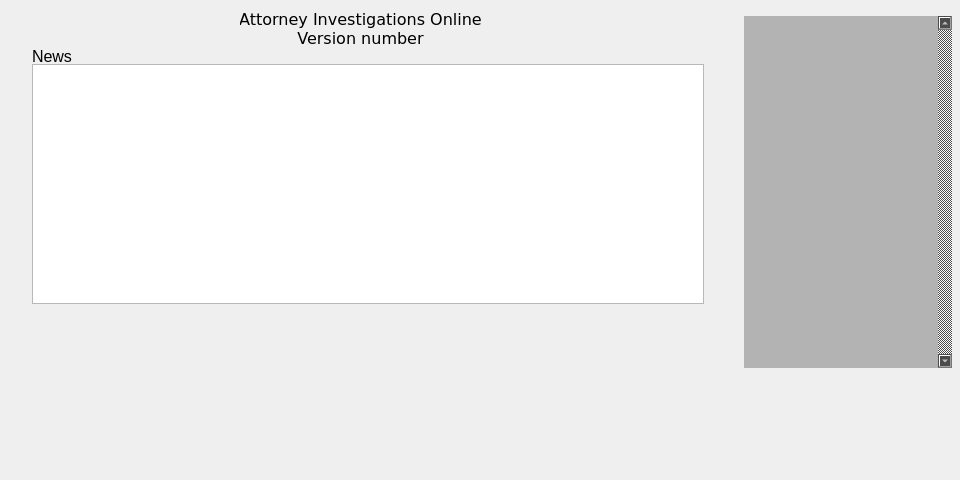
<?xml version="1.0" encoding="UTF-8"?>
<ui version="4.0">
 <class>lobbywidget</class>
 <widget class="QWidget" name="lobbywidget">
  <property name="geometry">
   <rect>
    <x>0</x>
    <y>0</y>
    <width>960</width>
    <height>480</height>
   </rect>
  </property>
  <property name="windowTitle">
   <string>Form</string>
  </property>
  <widget class="QLabel" name="versiontext">
   <property name="geometry">
    <rect>
     <x>240</x>
     <y>8</y>
     <width>241</width>
     <height>41</height>
    </rect>
   </property>
   <property name="font">
    <font>
     <family>DejaVu Sans</family>
     <pointsize>12</pointsize>
    </font>
   </property>
   <property name="text">
    <string>Attorney Investigations Online
Version number</string>
   </property>
   <property name="alignment">
    <set>Qt::AlignCenter</set>
   </property>
  </widget>
  <widget class="QLabel" name="lobbybg">
   <property name="geometry">
    <rect>
     <x>0</x>
     <y>0</y>
     <width>960</width>
     <height>480</height>
    </rect>
   </property>
   <property name="text">
    <string/>
   </property>
   <property name="pixmap">
    <pixmap>lobbybg.png</pixmap>
   </property>
   <property name="alignment">
    <set>Qt::AlignLeading|Qt::AlignLeft|Qt::AlignTop</set>
   </property>
  </widget>
  <widget class="QTreeWidget" name="serverlistwidget">
   <property name="geometry">
    <rect>
     <x>32</x>
     <y>64</y>
     <width>672</width>
     <height>240</height>
    </rect>
   </property>
   <property name="autoScrollMargin">
    <number>16</number>
   </property>
   <property name="selectionBehavior">
    <enum>QAbstractItemView::SelectRows</enum>
   </property>
   <property name="indentation">
    <number>0</number>
   </property>
   <property name="itemsExpandable">
    <bool>true</bool>
   </property>
   <property name="sortingEnabled">
    <bool>true</bool>
   </property>
   <property name="animated">
    <bool>true</bool>
   </property>
   <property name="allColumnsShowFocus">
    <bool>false</bool>
   </property>
   <property name="columnCount">
    <number>4</number>
   </property>
   <column>
    <property name="text">
     <string notr="true">1</string>
    </property>
   </column>
   <column>
    <property name="text">
     <string notr="true">2</string>
    </property>
   </column>
   <column>
    <property name="text">
     <string notr="true">3</string>
    </property>
   </column>
   <column>
    <property name="text">
     <string notr="true">4</string>
    </property>
   </column>
  </widget>
  <widget class="AIOButton" name="addtofav">
   <property name="geometry">
    <rect>
     <x>784</x>
     <y>372</y>
     <width>128</width>
     <height>32</height>
    </rect>
   </property>
   <property name="text">
    <string/>
   </property>
   <property name="pixmap">
    <pixmap>add_to_favorites.png</pixmap>
   </property>
   <property name="alignment">
    <set>Qt::AlignLeading|Qt::AlignLeft|Qt::AlignTop</set>
   </property>
  </widget>
  <widget class="AIOButton" name="connectbtn">
   <property name="geometry">
    <rect>
     <x>784</x>
     <y>420</y>
     <width>128</width>
     <height>32</height>
    </rect>
   </property>
   <property name="text">
    <string/>
   </property>
   <property name="pixmap">
    <pixmap>connect_button.png</pixmap>
   </property>
   <property name="alignment">
    <set>Qt::AlignLeading|Qt::AlignLeft|Qt::AlignTop</set>
   </property>
  </widget>
  <widget class="AIOButton" name="refreshbtn">
   <property name="geometry">
    <rect>
     <x>320</x>
     <y>320</y>
     <width>128</width>
     <height>32</height>
    </rect>
   </property>
   <property name="text">
    <string/>
   </property>
   <property name="pixmap">
    <pixmap>refresh.png</pixmap>
   </property>
   <property name="alignment">
    <set>Qt::AlignLeading|Qt::AlignLeft|Qt::AlignTop</set>
   </property>
  </widget>
  <widget class="AIOButton" name="allservers">
   <property name="geometry">
    <rect>
     <x>184</x>
     <y>384</y>
     <width>128</width>
     <height>32</height>
    </rect>
   </property>
   <property name="text">
    <string/>
   </property>
   <property name="pixmap">
    <pixmap>all_servers.png</pixmap>
   </property>
   <property name="alignment">
    <set>Qt::AlignLeading|Qt::AlignLeft|Qt::AlignTop</set>
   </property>
  </widget>
  <widget class="AIOButton" name="LANbtn">
   <property name="geometry">
    <rect>
     <x>320</x>
     <y>384</y>
     <width>128</width>
     <height>32</height>
    </rect>
   </property>
   <property name="text">
    <string/>
   </property>
   <property name="pixmap">
    <pixmap>lan.png</pixmap>
   </property>
   <property name="alignment">
    <set>Qt::AlignLeading|Qt::AlignLeft|Qt::AlignTop</set>
   </property>
  </widget>
  <widget class="AIOButton" name="favoritesbtn">
   <property name="geometry">
    <rect>
     <x>456</x>
     <y>384</y>
     <width>128</width>
     <height>32</height>
    </rect>
   </property>
   <property name="text">
    <string/>
   </property>
   <property name="pixmap">
    <pixmap>favorites.png</pixmap>
   </property>
   <property name="alignment">
    <set>Qt::AlignLeading|Qt::AlignLeft|Qt::AlignTop</set>
   </property>
  </widget>
  <widget class="AIOButton" name="newsbtn">
   <property name="geometry">
    <rect>
     <x>252</x>
     <y>416</y>
     <width>128</width>
     <height>32</height>
    </rect>
   </property>
   <property name="text">
    <string/>
   </property>
   <property name="pixmap">
    <pixmap>news_button.png</pixmap>
   </property>
   <property name="alignment">
    <set>Qt::AlignLeading|Qt::AlignLeft|Qt::AlignTop</set>
   </property>
  </widget>
  <widget class="AIOButton" name="joinipaddress">
   <property name="geometry">
    <rect>
     <x>388</x>
     <y>416</y>
     <width>128</width>
     <height>32</height>
    </rect>
   </property>
   <property name="text">
    <string/>
   </property>
   <property name="pixmap">
    <pixmap>joinip_button.png</pixmap>
   </property>
   <property name="alignment">
    <set>Qt::AlignLeading|Qt::AlignLeft|Qt::AlignTop</set>
   </property>
  </widget>
  <widget class="AIOButton" name="optionsbtn">
   <property name="geometry">
    <rect>
     <x>8</x>
     <y>440</y>
     <width>32</width>
     <height>32</height>
    </rect>
   </property>
   <property name="text">
    <string/>
   </property>
   <property name="pixmap">
    <pixmap>options_button.png</pixmap>
   </property>
   <property name="alignment">
    <set>Qt::AlignLeading|Qt::AlignLeft|Qt::AlignTop</set>
   </property>
  </widget>
  <widget class="AIOButton" name="aboutbtn">
   <property name="geometry">
    <rect>
     <x>48</x>
     <y>440</y>
     <width>128</width>
     <height>32</height>
    </rect>
   </property>
   <property name="text">
    <string/>
   </property>
   <property name="pixmap">
    <pixmap>about_button.png</pixmap>
   </property>
   <property name="alignment">
    <set>Qt::AlignLeading|Qt::AlignLeft|Qt::AlignTop</set>
   </property>
  </widget>
  <widget class="AIOButton" name="startserverbtn">
   <property name="geometry">
    <rect>
     <x>588</x>
     <y>440</y>
     <width>128</width>
     <height>32</height>
    </rect>
   </property>
   <property name="text">
    <string/>
   </property>
   <property name="pixmap">
    <pixmap>start_server.png</pixmap>
   </property>
   <property name="alignment">
    <set>Qt::AlignLeading|Qt::AlignLeft|Qt::AlignTop</set>
   </property>
  </widget>
  <widget class="QTextEdit" name="description">
   <property name="geometry">
    <rect>
     <x>744</x>
     <y>16</y>
     <width>208</width>
     <height>352</height>
    </rect>
   </property>
   <property name="styleSheet">
    <string notr="true">background-color: rgba(0, 0, 0,64);
color: white</string>
   </property>
   <property name="frameShape">
    <enum>QFrame::NoFrame</enum>
   </property>
   <property name="verticalScrollBarPolicy">
    <enum>Qt::ScrollBarAlwaysOn</enum>
   </property>
   <property name="horizontalScrollBarPolicy">
    <enum>Qt::ScrollBarAlwaysOff</enum>
   </property>
   <property name="readOnly">
    <bool>true</bool>
   </property>
  </widget>
  <widget class="QWidget" name="newswidget" native="true">
   <property name="geometry">
    <rect>
     <x>32</x>
     <y>32</y>
     <width>672</width>
     <height>272</height>
    </rect>
   </property>
   <widget class="QTextEdit" name="newstext">
    <property name="geometry">
     <rect>
      <x>0</x>
      <y>32</y>
      <width>672</width>
      <height>240</height>
     </rect>
    </property>
   </widget>
   <widget class="QLabel" name="newslabel">
    <property name="geometry">
     <rect>
      <x>0</x>
      <y>14</y>
      <width>672</width>
      <height>20</height>
     </rect>
    </property>
    <property name="font">
     <font>
      <family>Arial</family>
      <pointsize>12</pointsize>
     </font>
    </property>
    <property name="text">
     <string>News</string>
    </property>
    <property name="alignment">
     <set>Qt::AlignLeading|Qt::AlignLeft|Qt::AlignVCenter</set>
    </property>
   </widget>
  </widget>
  <zorder>lobbybg</zorder>
  <zorder>versiontext</zorder>
  <zorder>serverlistwidget</zorder>
  <zorder>addtofav</zorder>
  <zorder>connectbtn</zorder>
  <zorder>refreshbtn</zorder>
  <zorder>allservers</zorder>
  <zorder>LANbtn</zorder>
  <zorder>favoritesbtn</zorder>
  <zorder>newsbtn</zorder>
  <zorder>joinipaddress</zorder>
  <zorder>optionsbtn</zorder>
  <zorder>aboutbtn</zorder>
  <zorder>startserverbtn</zorder>
  <zorder>description</zorder>
  <zorder>newswidget</zorder>
 </widget>
 <customwidgets>
  <customwidget>
   <class>AIOButton</class>
   <extends>QLabel</extends>
   <header>buttons</header>
  </customwidget>
 </customwidgets>
 <resources/>
 <connections/>
</ui>
